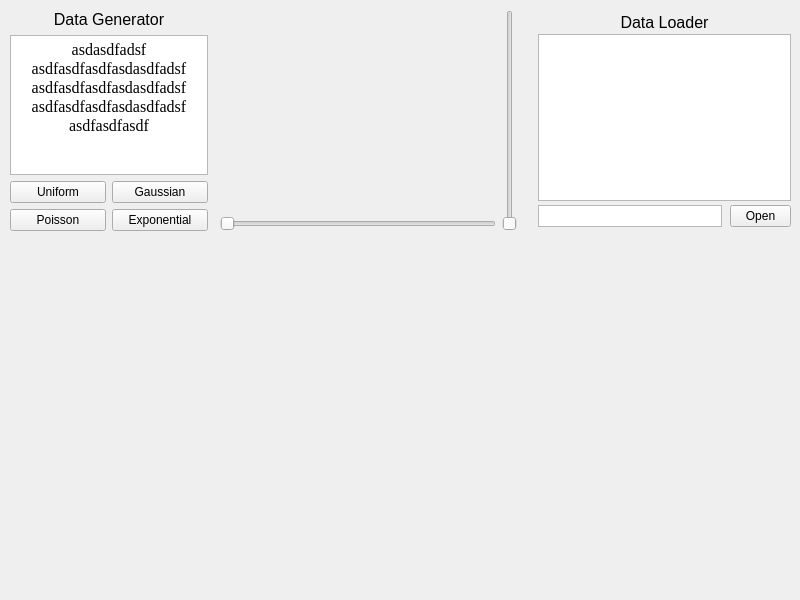
<?xml version="1.0" encoding="UTF-8"?>
<ui version="4.0">
 <class>MainWindow</class>
 <widget class="QMainWindow" name="MainWindow">
  <property name="geometry">
   <rect>
    <x>0</x>
    <y>0</y>
    <width>800</width>
    <height>600</height>
   </rect>
  </property>
  <property name="sizePolicy">
   <sizepolicy hsizetype="Ignored" vsizetype="Maximum">
    <horstretch>0</horstretch>
    <verstretch>0</verstretch>
   </sizepolicy>
  </property>
  <property name="minimumSize">
   <size>
    <width>800</width>
    <height>600</height>
   </size>
  </property>
  <property name="maximumSize">
   <size>
    <width>800</width>
    <height>600</height>
   </size>
  </property>
  <property name="mouseTracking">
   <bool>false</bool>
  </property>
  <property name="contextMenuPolicy">
   <enum>Qt::DefaultContextMenu</enum>
  </property>
  <property name="windowTitle">
   <string>MainWindow</string>
  </property>
  <property name="windowIcon">
   <iconset theme="accessories-calculator">
    <normaloff>.</normaloff>.</iconset>
  </property>
  <widget class="QWidget" name="Data_Input_Layout">
   <widget class="QWidget" name="layoutWidget">
    <property name="geometry">
     <rect>
      <x>10</x>
      <y>10</y>
      <width>781</width>
      <height>221</height>
     </rect>
    </property>
    <layout class="QHBoxLayout" name="Data_layout" stretch="24,1,12">
     <property name="spacing">
      <number>0</number>
     </property>
     <item>
      <layout class="QHBoxLayout" name="Data_Generator_layout" stretch="32,1,48">
       <property name="spacing">
        <number>6</number>
       </property>
       <item>
        <layout class="QVBoxLayout" name="data_generator_left_layout">
         <item>
          <widget class="QLabel" name="data_input_generator_title">
           <property name="font">
            <font>
             <pointsize>12</pointsize>
            </font>
           </property>
           <property name="autoFillBackground">
            <bool>false</bool>
           </property>
           <property name="text">
            <string>Data Generator</string>
           </property>
           <property name="alignment">
            <set>Qt::AlignCenter</set>
           </property>
          </widget>
         </item>
         <item>
          <widget class="QTextBrowser" name="data_input_parameter_show">
           <property name="font">
            <font>
             <family>Times New Roman</family>
             <pointsize>12</pointsize>
             <kerning>true</kerning>
             <hintingpreference>PreferDefaultHinting</hintingpreference>
            </font>
           </property>
           <property name="cursor" stdset="0">
            <cursorShape>ArrowCursor</cursorShape>
           </property>
           <property name="styleSheet">
            <string notr="true"/>
           </property>
           <property name="lineWidth">
            <number>1</number>
           </property>
           <property name="verticalScrollBarPolicy">
            <enum>Qt::ScrollBarAlwaysOff</enum>
           </property>
           <property name="horizontalScrollBarPolicy">
            <enum>Qt::ScrollBarAlwaysOff</enum>
           </property>
           <property name="markdown">
            <string>asdasdfadsf

asdfasdfasdfasdasdfadsf

asdfasdfasdfasdasdfadsf

asdfasdfasdfasdasdfadsf

asdfasdfasdf

</string>
           </property>
           <property name="html">
            <string>&lt;!DOCTYPE HTML PUBLIC &quot;-//W3C//DTD HTML 4.0//EN&quot; &quot;http://www.w3.org/TR/REC-html40/strict.dtd&quot;&gt;
&lt;html&gt;&lt;head&gt;&lt;meta name=&quot;qrichtext&quot; content=&quot;1&quot; /&gt;&lt;meta charset=&quot;utf-8&quot; /&gt;&lt;style type=&quot;text/css&quot;&gt;
p, li { white-space: pre-wrap; }
hr { height: 1px; border-width: 0; }
li.unchecked::marker { content: &quot;\2610&quot;; }
li.checked::marker { content: &quot;\2612&quot;; }
&lt;/style&gt;&lt;/head&gt;&lt;body style=&quot; font-family:'Times New Roman'; font-size:12pt; font-weight:400; font-style:normal;&quot;&gt;
&lt;p align=&quot;center&quot; style=&quot; margin-top:0px; margin-bottom:0px; margin-left:0px; margin-right:0px; -qt-block-indent:0; text-indent:0px;&quot;&gt;asdasdfadsf&lt;/p&gt;
&lt;p align=&quot;center&quot; style=&quot; margin-top:0px; margin-bottom:0px; margin-left:0px; margin-right:0px; -qt-block-indent:0; text-indent:0px;&quot;&gt;asdfasdfasdfasdasdfadsf&lt;/p&gt;
&lt;p align=&quot;center&quot; style=&quot; margin-top:0px; margin-bottom:0px; margin-left:0px; margin-right:0px; -qt-block-indent:0; text-indent:0px;&quot;&gt;asdfasdfasdfasdasdfadsf&lt;/p&gt;
&lt;p align=&quot;center&quot; style=&quot; margin-top:0px; margin-bottom:0px; margin-left:0px; margin-right:0px; -qt-block-indent:0; text-indent:0px;&quot;&gt;asdfasdfasdfasdasdfadsf&lt;/p&gt;
&lt;p align=&quot;center&quot; style=&quot; margin-top:0px; margin-bottom:0px; margin-left:0px; margin-right:0px; -qt-block-indent:0; text-indent:0px;&quot;&gt;asdfasdfasdf&lt;/p&gt;&lt;/body&gt;&lt;/html&gt;</string>
           </property>
          </widget>
         </item>
         <item>
          <layout class="QGridLayout" name="distribution_choose_layout">
           <item row="0" column="0">
            <widget class="QPushButton" name="data_input_uniform_button">
             <property name="text">
              <string>Uniform</string>
             </property>
            </widget>
           </item>
           <item row="0" column="1">
            <widget class="QPushButton" name="data_input_gaussian_button">
             <property name="text">
              <string>Gaussian</string>
             </property>
            </widget>
           </item>
           <item row="1" column="0">
            <widget class="QPushButton" name="data_input_poisson_button">
             <property name="text">
              <string>Poisson</string>
             </property>
            </widget>
           </item>
           <item row="1" column="1">
            <widget class="QPushButton" name="data_input_exponential_button">
             <property name="text">
              <string>Exponential</string>
             </property>
            </widget>
           </item>
          </layout>
         </item>
        </layout>
       </item>
       <item>
        <spacer name="Data_Generator_space">
         <property name="orientation">
          <enum>Qt::Vertical</enum>
         </property>
         <property name="sizeHint" stdset="0">
          <size>
           <width>5</width>
           <height>198</height>
          </size>
         </property>
        </spacer>
       </item>
       <item>
        <layout class="QGridLayout" name="distribution_show_layout" rowstretch="20,1" columnstretch="20,1">
         <item row="1" column="0">
          <widget class="QSlider" name="data_input_distribution_horizontal_slider">
           <property name="sizePolicy">
            <sizepolicy hsizetype="Expanding" vsizetype="Fixed">
             <horstretch>0</horstretch>
             <verstretch>0</verstretch>
            </sizepolicy>
           </property>
           <property name="orientation">
            <enum>Qt::Horizontal</enum>
           </property>
          </widget>
         </item>
         <item row="0" column="0">
          <widget class="QWidget" name="data_input_distribution_preview" native="true"/>
         </item>
         <item row="0" column="1" rowspan="2">
          <widget class="QSlider" name="data_input_distribution_vertical_slider">
           <property name="orientation">
            <enum>Qt::Vertical</enum>
           </property>
          </widget>
         </item>
        </layout>
       </item>
      </layout>
     </item>
     <item>
      <spacer name="Data_Loader_space">
       <property name="orientation">
        <enum>Qt::Vertical</enum>
       </property>
       <property name="sizeHint" stdset="0">
        <size>
         <width>5</width>
         <height>188</height>
        </size>
       </property>
      </spacer>
     </item>
     <item>
      <layout class="QVBoxLayout" name="Data_Loader_layout" stretch="2,14,2">
       <property name="sizeConstraint">
        <enum>QLayout::SetDefaultConstraint</enum>
       </property>
       <property name="bottomMargin">
        <number>0</number>
       </property>
       <item>
        <widget class="QLabel" name="Data_Loader_title">
         <property name="font">
          <font>
           <pointsize>12</pointsize>
          </font>
         </property>
         <property name="autoFillBackground">
          <bool>false</bool>
         </property>
         <property name="text">
          <string>Data Loader</string>
         </property>
         <property name="alignment">
          <set>Qt::AlignCenter</set>
         </property>
        </widget>
       </item>
       <item>
        <widget class="QTextBrowser" name="Data_Loader_preview">
         <property name="sizePolicy">
          <sizepolicy hsizetype="Maximum" vsizetype="Ignored">
           <horstretch>0</horstretch>
           <verstretch>0</verstretch>
          </sizepolicy>
         </property>
         <property name="html">
          <string>&lt;!DOCTYPE HTML PUBLIC &quot;-//W3C//DTD HTML 4.0//EN&quot; &quot;http://www.w3.org/TR/REC-html40/strict.dtd&quot;&gt;
&lt;html&gt;&lt;head&gt;&lt;meta name=&quot;qrichtext&quot; content=&quot;1&quot; /&gt;&lt;meta charset=&quot;utf-8&quot; /&gt;&lt;style type=&quot;text/css&quot;&gt;
p, li { white-space: pre-wrap; }
hr { height: 1px; border-width: 0; }
li.unchecked::marker { content: &quot;\2610&quot;; }
li.checked::marker { content: &quot;\2612&quot;; }
&lt;/style&gt;&lt;/head&gt;&lt;body style=&quot; font-family:'Microsoft YaHei UI'; font-size:9pt; font-weight:400; font-style:normal;&quot;&gt;
&lt;p style=&quot;-qt-paragraph-type:empty; margin-top:0px; margin-bottom:0px; margin-left:0px; margin-right:0px; -qt-block-indent:0; text-indent:0px;&quot;&gt;&lt;br /&gt;&lt;/p&gt;&lt;/body&gt;&lt;/html&gt;</string>
         </property>
        </widget>
       </item>
       <item>
        <layout class="QHBoxLayout" name="Data_Loader_button_layout" stretch="12,4">
         <property name="spacing">
          <number>8</number>
         </property>
         <property name="topMargin">
          <number>4</number>
         </property>
         <property name="bottomMargin">
          <number>4</number>
         </property>
         <item>
          <widget class="QTextBrowser" name="Data_Loader_show">
           <property name="sizePolicy">
            <sizepolicy hsizetype="Ignored" vsizetype="Ignored">
             <horstretch>0</horstretch>
             <verstretch>0</verstretch>
            </sizepolicy>
           </property>
           <property name="focusPolicy">
            <enum>Qt::NoFocus</enum>
           </property>
           <property name="verticalScrollBarPolicy">
            <enum>Qt::ScrollBarAlwaysOff</enum>
           </property>
           <property name="horizontalScrollBarPolicy">
            <enum>Qt::ScrollBarAlwaysOff</enum>
           </property>
           <property name="html">
            <string>&lt;!DOCTYPE HTML PUBLIC &quot;-//W3C//DTD HTML 4.0//EN&quot; &quot;http://www.w3.org/TR/REC-html40/strict.dtd&quot;&gt;
&lt;html&gt;&lt;head&gt;&lt;meta name=&quot;qrichtext&quot; content=&quot;1&quot; /&gt;&lt;meta charset=&quot;utf-8&quot; /&gt;&lt;style type=&quot;text/css&quot;&gt;
p, li { white-space: pre-wrap; }
hr { height: 1px; border-width: 0; }
li.unchecked::marker { content: &quot;\2610&quot;; }
li.checked::marker { content: &quot;\2612&quot;; }
&lt;/style&gt;&lt;/head&gt;&lt;body style=&quot; font-family:'Microsoft YaHei UI'; font-size:9pt; font-weight:400; font-style:normal;&quot;&gt;
&lt;p style=&quot;-qt-paragraph-type:empty; margin-top:0px; margin-bottom:0px; margin-left:0px; margin-right:0px; -qt-block-indent:0; text-indent:0px;&quot;&gt;&lt;br /&gt;&lt;/p&gt;&lt;/body&gt;&lt;/html&gt;</string>
           </property>
          </widget>
         </item>
         <item>
          <widget class="QPushButton" name="Data_Loader_Button">
           <property name="sizePolicy">
            <sizepolicy hsizetype="Ignored" vsizetype="Fixed">
             <horstretch>0</horstretch>
             <verstretch>0</verstretch>
            </sizepolicy>
           </property>
           <property name="text">
            <string>Open</string>
           </property>
          </widget>
         </item>
        </layout>
       </item>
      </layout>
     </item>
    </layout>
   </widget>
  </widget>
 </widget>
 <resources/>
 <connections/>
</ui>
